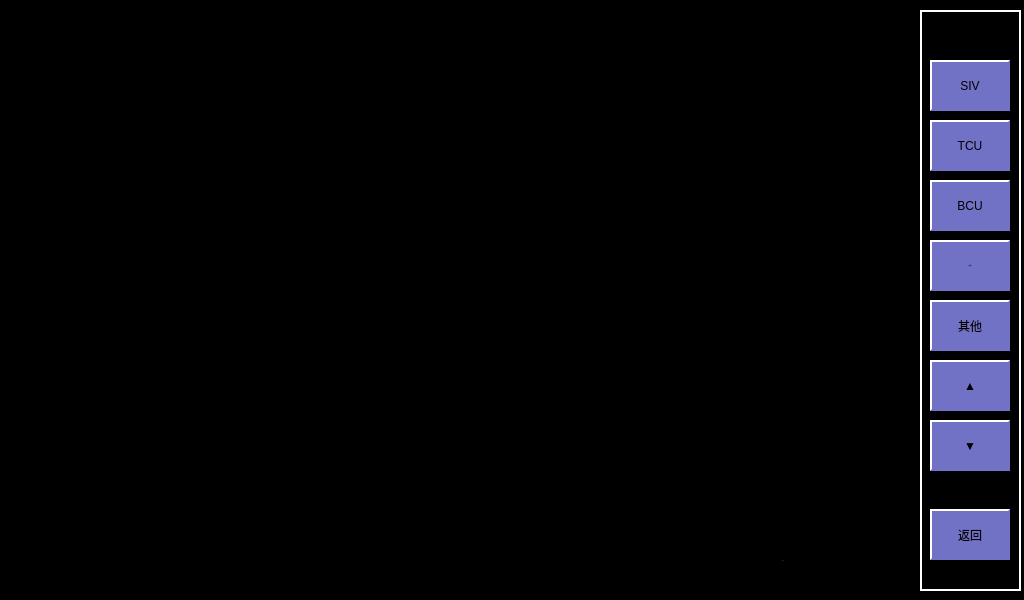
<?xml version="1.0" encoding="UTF-8"?>
<ui version="4.0">
 <class>StatParameter</class>
 <widget class="QWidget" name="StatParameter">
  <property name="geometry">
   <rect>
    <x>0</x>
    <y>0</y>
    <width>1024</width>
    <height>600</height>
   </rect>
  </property>
  <property name="windowTitle">
   <string>Form</string>
  </property>
  <property name="styleSheet">
   <string notr="true">QLabel
{
	color: white;
	border: 2px groove, gray;
    border-color: gray;
	font: 18px, &quot;微软雅黑&quot;;
}

QWidget
{
	background-color: black;
}

QPushButton
{
	font: 18px, &quot;微软雅黑&quot;;
    color: black;
	background-color: rgb(113, 113, 198);
	border:2px solid white; 
    border-right-color: rgb(113, 113, 198); 
    border-bottom-color: rgb(113, 113, 198);
}</string>
  </property>
  <widget class="QPushButton" name="btnSiv">
   <property name="geometry">
    <rect>
     <x>930</x>
     <y>60</y>
     <width>80</width>
     <height>51</height>
    </rect>
   </property>
   <property name="text">
    <string>SIV</string>
   </property>
  </widget>
  <widget class="QPushButton" name="btnStep">
   <property name="geometry">
    <rect>
     <x>930</x>
     <y>300</y>
     <width>80</width>
     <height>51</height>
    </rect>
   </property>
   <property name="text">
    <string>其他</string>
   </property>
  </widget>
  <widget class="QPushButton" name="btnUp">
   <property name="geometry">
    <rect>
     <x>930</x>
     <y>360</y>
     <width>80</width>
     <height>51</height>
    </rect>
   </property>
   <property name="styleSheet">
    <string notr="true">QPushButton
{
	font: 25px, &quot;微软雅黑&quot;;
    color: black;
	background-color: rgb(113, 113, 198);
	border:2px solid white; 
    border-right-color: rgb(113, 113, 198); 
    border-bottom-color: rgb(113, 113, 198);
}

QPushButton:disabled
{
	font: 25px, &quot;微软雅黑&quot;;
    color: white;
	background-color: rgb(113, 113, 198);
	border:2px solid white; 
    border-right-color: rgb(113, 113, 198); 
    border-bottom-color: rgb(113, 113, 198);
}

QPushButton:pressed
{
	font: 25px, &quot;微软雅黑&quot;;
    color: white;
	background-color: rgb(0, 0, 255); 
	border:2px solid white; 
	border-left-color: qlineargradient(x1: 0, y1: 0, x2: 1, y2: 0, 
                        stop: 0 gray, stop: 1 black); 			border-top-color: qlineargradient(x1: 0, y1: 0, x2: 0, 										y2: 1, stop: 0 gray, stop: 1 black);
  border-right-color: white; border-bottom-color: white;
}</string>
   </property>
   <property name="text">
    <string>▲</string>
   </property>
  </widget>
  <widget class="QPushButton" name="btnDown">
   <property name="geometry">
    <rect>
     <x>930</x>
     <y>420</y>
     <width>80</width>
     <height>51</height>
    </rect>
   </property>
   <property name="styleSheet">
    <string notr="true">QPushButton
{
	font: 25px, &quot;微软雅黑&quot;;
    color: black;
	background-color: rgb(113, 113, 198);
	border:2px solid white; 
    border-right-color: rgb(113, 113, 198); 
    border-bottom-color: rgb(113, 113, 198);
}

QPushButton:disabled
{
	font: 25px, &quot;微软雅黑&quot;;
    color: white;
	background-color: rgb(113, 113, 198);
	border:2px solid white; 
    border-right-color: rgb(113, 113, 198); 
    border-bottom-color: rgb(113, 113, 198);
}

QPushButton:pressed
{
	font: 25px, &quot;微软雅黑&quot;;
    color: white;
	background-color: rgb(0, 0, 255); 
	border:2px solid white; 
	border-left-color: qlineargradient(x1: 0, y1: 0, x2: 1, y2: 0, 
                        stop: 0 gray, stop: 1 black); 			border-top-color: qlineargradient(x1: 0, y1: 0, x2: 0, 										y2: 1, stop: 0 gray, stop: 1 black);
  border-right-color: white; border-bottom-color: white;
}</string>
   </property>
   <property name="text">
    <string>▼</string>
   </property>
  </widget>
  <widget class="QPushButton" name="btnBack">
   <property name="geometry">
    <rect>
     <x>930</x>
     <y>509</y>
     <width>80</width>
     <height>51</height>
    </rect>
   </property>
   <property name="styleSheet">
    <string notr="true">QPushButton
{
	font: 18px, &quot;微软雅黑&quot;;
    color: black;
	background-color: rgb(113, 113, 198);
	border:2px solid white; 
    border-right-color: rgb(113, 113, 198); 
    border-bottom-color: rgb(113, 113, 198);
}

QPushButton:disabled
{
	font: 18px, &quot;微软雅黑&quot;;
    color: white;
	background-color: rgb(113, 113, 198);
	border:2px solid white; 
    border-right-color: rgb(113, 113, 198); 
    border-bottom-color: rgb(113, 113, 198);
}

QPushButton:pressed
{
	font: 18px, &quot;微软雅黑&quot;;
    color: white;
	background-color: rgb(0, 0, 255); 
	border:2px solid white; 
	border-left-color: qlineargradient(x1: 0, y1: 0, x2: 1, y2: 0, 
                        stop: 0 gray, stop: 1 black); 			border-top-color: qlineargradient(x1: 0, y1: 0, x2: 0, 										y2: 1, stop: 0 gray, stop: 1 black);
  border-right-color: white; border-bottom-color: white;
}</string>
   </property>
   <property name="text">
    <string>返回</string>
   </property>
  </widget>
  <widget class="QPushButton" name="btnBcu">
   <property name="geometry">
    <rect>
     <x>930</x>
     <y>180</y>
     <width>80</width>
     <height>51</height>
    </rect>
   </property>
   <property name="text">
    <string>BCU</string>
   </property>
  </widget>
  <widget class="QPushButton" name="btnTcu">
   <property name="geometry">
    <rect>
     <x>930</x>
     <y>120</y>
     <width>80</width>
     <height>51</height>
    </rect>
   </property>
   <property name="text">
    <string>TCU</string>
   </property>
  </widget>
  <widget class="QPushButton" name="btnCharging">
   <property name="geometry">
    <rect>
     <x>930</x>
     <y>240</y>
     <width>80</width>
     <height>51</height>
    </rect>
   </property>
   <property name="font">
    <font>
     <family>,微软雅黑</family>
     <pointsize>-1</pointsize>
     <weight>50</weight>
     <italic>false</italic>
     <bold>false</bold>
    </font>
   </property>
   <property name="text">
    <string>充电机</string>
   </property>
  </widget>
  <widget class="QLabel" name="label">
   <property name="geometry">
    <rect>
     <x>750</x>
     <y>540</y>
     <width>66</width>
     <height>41</height>
    </rect>
   </property>
   <property name="font">
    <font>
     <family>,微软雅黑</family>
     <pointsize>-1</pointsize>
     <weight>50</weight>
     <italic>false</italic>
     <bold>false</bold>
    </font>
   </property>
   <property name="layoutDirection">
    <enum>Qt::LeftToRight</enum>
   </property>
   <property name="styleSheet">
    <string notr="true">	border: 0px;</string>
   </property>
   <property name="text">
    <string>1 / 1</string>
   </property>
   <property name="alignment">
    <set>Qt::AlignCenter</set>
   </property>
  </widget>
  <widget class="QLabel" name="label_2">
   <property name="geometry">
    <rect>
     <x>920</x>
     <y>10</y>
     <width>101</width>
     <height>581</height>
    </rect>
   </property>
   <property name="font">
    <font>
     <family>,微软雅黑</family>
     <pointsize>-1</pointsize>
     <weight>50</weight>
     <italic>false</italic>
     <bold>false</bold>
    </font>
   </property>
   <property name="layoutDirection">
    <enum>Qt::LeftToRight</enum>
   </property>
   <property name="styleSheet">
    <string notr="true">border: 2px solid white;</string>
   </property>
   <property name="text">
    <string/>
   </property>
   <property name="alignment">
    <set>Qt::AlignCenter</set>
   </property>
  </widget>
  <zorder>label_2</zorder>
  <zorder>btnSiv</zorder>
  <zorder>btnStep</zorder>
  <zorder>btnUp</zorder>
  <zorder>btnDown</zorder>
  <zorder>btnBack</zorder>
  <zorder>btnBcu</zorder>
  <zorder>btnTcu</zorder>
  <zorder>btnCharging</zorder>
  <zorder>label</zorder>
 </widget>
 <resources/>
 <connections/>
</ui>
